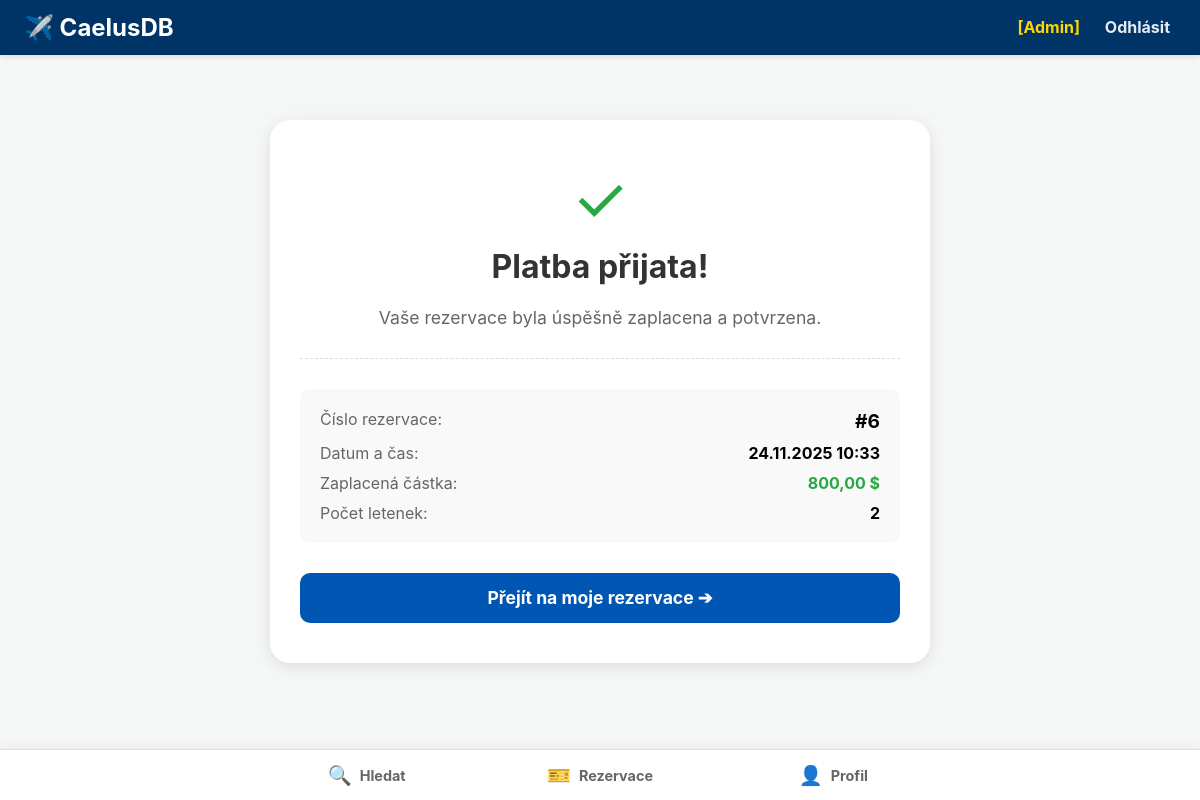
Screenshot of /platba/potvrzeni/6/ (signed in) with the database file from the repository.
### main/models.py (models this page shows, shortened)
class Rezervace(models.Model):
    datum_rezervace = models.DateTimeField(auto_now_add=True)  # time (automaticky)
    celkova_cena = models.DecimalField(max_digits=10, decimal_places=2)  # int
    STATUS_CHOICES = [
        ('NEZAPLACENO', 'Nezaplaceno'),
        ('ZAPLACENO', 'Zaplaceno'),
        ('STORNOVANO', 'Stornováno'),
    ]
    status_platby = models.CharField(
        max_length=20,
        choices=STATUS_CHOICES,
        default='NEZAPLACENO'
    )
    id_uzivatele = models.ForeignKey(settings.AUTH_USER_MODEL, on_delete=models.PROTECT)

### main/views.py (the view)
# urls.py: path('platba/potvrzeni/<int:rezervace_id>/', views.potvrzeni_platby, name='potvrzeni_platby'),
@login_required
def potvrzeni_platby(request, rezervace_id):
    rezervace = get_object_or_404(Rezervace, pk=rezervace_id, id_uzivatele=request.user)
    if rezervace.status_platby != 'ZAPLACENO':
        return redirect('platba', rezervace_id=rezervace.id)
    return render(request, 'main/potvrzeni_platby.html', {'rezervace': rezervace})

### main/templates/main/potvrzeni_platby.html (shortened to what this page needs)
{% extends 'main/base.html' %}
{% block content %}
<div style="max-width: 600px; margin: 50px auto; background: white; padding: 40px 30px; border-radius: 20px; box-shadow: 0 4px 15px rgba(0,0,0,0.1); text-align: center;">
    <div style="font-size: 4rem; color: #28a745; margin-bottom: 10px;">✓</div>
    <h1 style="margin-top: 0; color: #333;">Platba přijata!</h1>
    <p style="color: #666; font-size: 1.1rem;">Vaše rezervace byla úspěšně zaplacena a potvrzena.</p>
    <hr style="border: 0; border-top: 1px dashed #ddd; margin: 30px 0;">
    <div style="text-align: left; background: #f9f9f9; padding: 20px; border-radius: 10px;">
        <div style="display: flex; justify-content: space-between; margin-bottom: 10px;">
            <span style="color: #666;">Číslo rezervace:</span>
            <strong style="font-size: 1.2rem;">#{{ rezervace.id }}</strong>
        </div>
        <div style="display: flex; justify-content: space-between; margin-bottom: 10px;">
            <span style="color: #666;">Datum a čas:</span>
            <strong>{% now "d.m.Y H:i" %}</strong> </div>
        <div style="display: flex; justify-content: space-between; margin-bottom: 10px;">
            <span style="color: #666;">Zaplacená částka:</span>
            <strong style="color: #28a745;">{{ rezervace.celkova_cena }} $</strong>
        </div>
        <div style="display: flex; justify-content: space-between;">
            <span style="color: #666;">Počet letenek:</span>
            <strong>{{ rezervace.letenky_set.count }}</strong>
        </div>
    </div>
    <a href="{% url 'moje_rezervace' %}" class="btn btn-primary" style="margin-top: 30px; width: 100%; height: 50px; line-height: 50px; padding: 0; font-size: 1.1rem; border-radius: 10px; box-sizing: border-box;">
        Přejít na moje rezervace ➔
    </a>
</div>
{% endblock %}

### main/templates/main/base.html (style rules this page uses)
body { font-family: -apple-system, BlinkMacSystemFont, "Segoe UI", Roboto, Helvetica, Arial, sans-serif; margin: 0; padding: 0; background-color: #f4f7f6; padding-bottom: 70px; padding-top: 70px; }
.btn { padding: 10px 20px; border: none; cursor: pointer; border-radius: 10px; text-decoration: none; display: inline-block; font-weight: bold; }
.btn-primary { background-color: #0056b3; color: white; }

### rows the page displays
Rezervace: id "6", celkova_cena "800,00", letenky_set.count "2"
